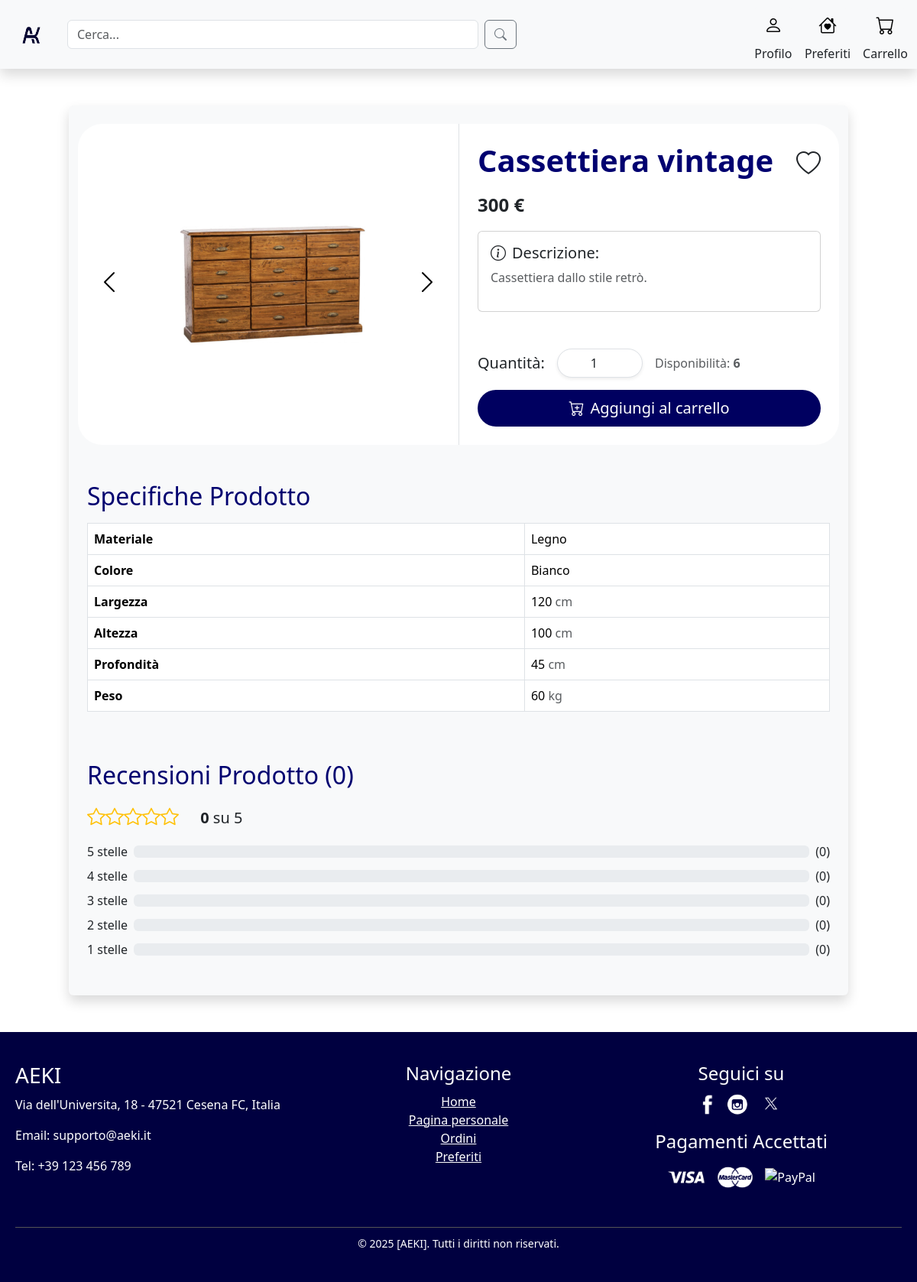
Page /singleProduct.php?id=24 on the earlier database version.
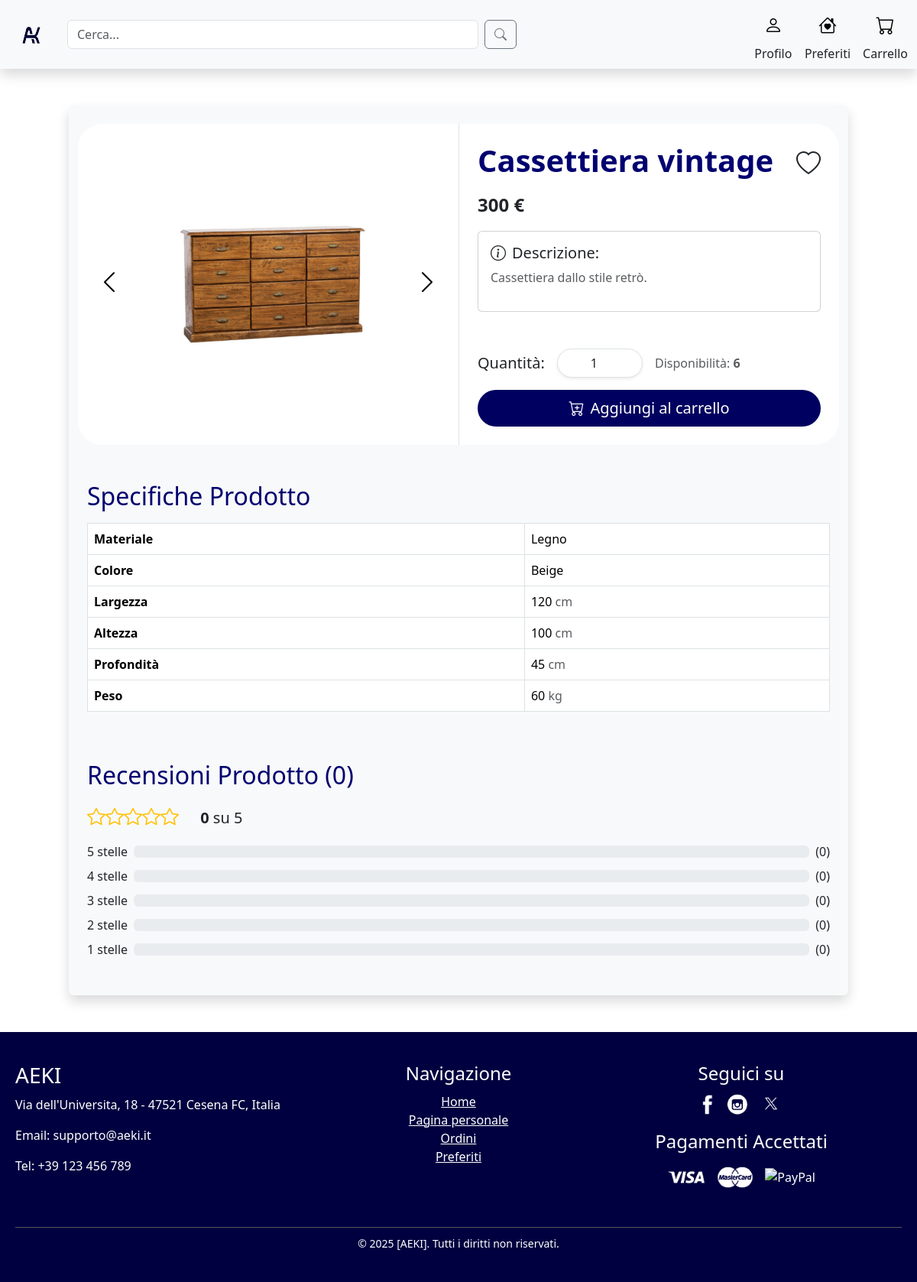
Same page on the later database version.
### tables this page shows
create table ImmagineProdotto (
     PercorsoImg VARCHAR(60) not null,
     Icona char not null,
     CodiceProdotto INT not null,
     constraint ID_ImmagineProdotto_ID primary key (PercorsoImg));

CREATE TABLE Prodotto (
    CodiceProdotto INT AUTO_INCREMENT,
    Nome VARCHAR(40) NOT NULL,
    Prezzo FLOAT NOT NULL,
    Descrizione VARCHAR(200) NOT NULL,
    NomeMateriale VARCHAR(40) not null,
    NomeColore VARCHAR(40) not null,
    Peso FLOAT NOT NULL,
    Disponibilita INT NOT NULL DEFAULT 6,
    Altezza FLOAT NOT NULL,
    Larghezza FLOAT NOT NULL,
    Profondita FLOAT NOT NULL,
    ValutazioneMedia FLOAT NOT NULL DEFAULT 0,  
    NumeroRecensioni INT NOT NULL DEFAULT 0,      
    NomeAmbiente VARCHAR(40) NOT NULL,
    NomeCategoria VARCHAR(40) NOT NULL,
    Username VARCHAR(20) NOT NULL,
    Rimosso char NOT NUlL,
    CONSTRAINT ID_Prodotto_ID PRIMARY KEY (CodiceProdotto)
);

### singleProduct.php (called while the page is built, shortened)
<?php
require_once 'bootstrap.php';
$templateParams["titolo"] = "Aeki - SingleProduct";
$templateParams["nome"] = "singleProduct_main.php";
$idprodotto = $_GET["id"];
$templateParams["prodotto"] = $dbh->getProdotto($idprodotto);
$templateParams["immagini"] = $dbh->getProdottoImages($idprodotto);
$templateParams["reviewsStats"] = $dbh->getStarNumber($idprodotto);
$templateParams["reviews"] = $dbh->getProductReviews($idprodotto);
$templateParams["prodotto"]["InWishlist"] = "false";
if (isset($_SESSION['user_id'])) {
    $userId = $_SESSION['user_id'];
    if ($dbh->inWishList($idprodotto, $userId)) {
        $templateParams["prodotto"]["InWishlist"] = "true";
    }
    $templateParams["userType"] = $dbh->userType($userId);
}else{
    $templateParams["userType"] = "Cliente";
}
$templateParams["js"] = array("js/addToCart.js","js/likeButton.js");
require 'template/base.php';
?>

### db/database.php (called while the page is built, shortened)
<?php
class DatabaseHelper{
    private $db;
    public function __construct($servername, $username, $password, $dbname){
        $this->db = new mysqli($servername, $username, $password, $dbname);
    }
    public function getProdotto($idProdotto){
        $stmt = $this->db->prepare("SELECT * FROM Prodotto WHERE CodiceProdotto=?");
        $stmt->bind_param('s',$idProdotto);
        $stmt->execute();
        $result = $stmt->get_result();
        return $result->fetch_assoc();
    }
    public function getProdottoImages($idProdotto){
        $stmt = $this->db->prepare("SELECT PercorsoImg, Icona FROM ImmagineProdotto WHERE CodiceProdotto=?");
        $stmt->bind_param('s',$idProdotto);
        $stmt->execute();
        $result = $stmt->get_result();
        return $result->fetch_all(MYSQLI_ASSOC);
    }
    public function getStarNumber($idProdotto){
        $stmt = $this->db->prepare("SELECT r.stelle,COUNT(r.IDrecensione) AS numeroRecensioni
                                    FROM Recensione r
                                    WHERE r.CodiceProdotto = ?
                                    GROUP BY r.stelle
                                    ORDER BY r.stelle DESC");
        $stmt->bind_param('i', $idProdotto);
        $stmt->execute();
        $result = $stmt->get_result();
        return $result->fetch_all(MYSQLI_ASSOC);
    }
    public function getProductReviews($idProdotto){
        $stmt = $this->db->prepare("SELECT IDrecensione,Testo,stelle,r.Username AS Cliente
                                    FROM Recensione AS r
                                    JOIN Prodotto AS p ON p.CodiceProdotto = r.CodiceProdotto
                                    WHERE p.CodiceProdotto = ?");
        $stmt->bind_param('i', $idProdotto);
        $stmt->execute();
        $result = $stmt->get_result();
        return $result->fetch_all(MYSQLI_ASSOC);
    }
}
?>

### bootstrap.php (called while the page is built, shortened)
<?php
require_once("utils/functions.php");
require_once("db/database.php");
$dbh = new DatabaseHelper("localhost", "root", "", "aekiDb");
?>

### template/singleProduct_main.php (the view, shortened to what the rows shown need)
<?php $prodotto = $templateParams["prodotto"];?>
<div class="row d-flex justify-content-center my-5">
    <div class = "col-md-10 col-12 rounded shadow bg-light p-4">
        <div class="row d-flex align-items-stretch bg-white rounded-5 ">
            <div class="col-md-6 d-flex justify-content-center align-items-center">
                <button class="btn me-3" type="button" data-bs-target="#productCarousel" data-bs-slide="prev">
                    <span class="carousel-control-prev-icon" aria-hidden="true"></span>
                </button>
                <div id="productCarousel" class="carousel slide p-2" data-bs-ride="carousel">
                    <div class="carousel-inner">
                        <?php foreach ($templateParams["immagini"] as $img): ?>
                            <?php if ($img["Icona"] == 'Y'): ?>
                                <div class="carousel-item active">
                                    <img src="<?php echo $img["PercorsoImg"]; ?>" class="d-block img-fluid rounded" alt="<?php echo $img["PercorsoImg"]; ?>">
                                </div>
                            <?php else : ?>
                                <div class="carousel-item">
                                    <img src="<?php echo $img["PercorsoImg"]; ?>" class="d-block img-fluid rounded" alt="<?php echo $img["PercorsoImg"]; ?>">
                                </div>
                            <?php endif; ?>
                        <?php endforeach; ?>
                    </div>
                </div>
                <button class="btn ms-3" type="button" data-bs-target="#productCarousel" data-bs-slide="next">
                    <span class="carousel-control-next-icon" aria-hidden="true"></span>
                </button>
            </div>
            <div class="col-md-6 p-4 d-flex border-start flex-column">
                <div class="d-flex align-items-center mb-2">
                    <h1 class="fw-bold flex-grow-1 display-6 "style = "color:#000070"><?php echo $prodotto["Nome"]; ?></h1>
                    <div>
                        <?php if ($prodotto["InWishlist"] == "true"): ?>
                            <i class="bi bi-heart-fill fs-2" data-id="<?php echo htmlspecialchars($prodotto["CodiceProdotto"]); ?>" style="display:inline-block;color:#B00000"></i>
                            <i class="bi bi-heart fs-2" data-id="<?php echo htmlspecialchars($prodotto["CodiceProdotto"]); ?>" style="display:none;"></i>
                        <?php else: ?>
                            <i class="bi bi-heart fs-2" data-id="<?php echo htmlspecialchars($prodotto["CodiceProdotto"]); ?>" style="display:inline-block;"></i>
                        <?php endif; ?>
                    </div>
                </div>
                <div class="mb-3">
                    <span class="fs-4 fw-semibold"><?php echo $prodotto["Prezzo"]; ?> €</span>
                </div>
                <div class="card p-3 mb-5">
                    <h5 class="card-title fs-5"><i class="bi bi-info-circle me-2"></i>Descrizione:</h5>
                    <p class="fs-6 text-muted"><?php echo $prodotto["Descrizione"]; ?></p>
                </div>
                <div class="d-flex align-items-center mb-3">
                    <label for="quantity" class="me-3 fs-5">Quantità:</label>
                    <input type="number" id="quantity" class="form-control w-25 me-3 rounded-pill px-4 text-center shadow-sm" min="<?php echo $prodotto["Disponibilita"] > 0 ? 1 : 0; ?>" max="<?php echo $prodotto["Disponibilita"]; ?>" value="<?php echo $prodotto["Disponibilita"] > 0 ? 1 : 0; ?>">
                    <span class="text-muted fs-6">Disponibilità:
                        <span class="fw-semibold" style="<?php echo $prodotto["Disponibilita"] < 5 ? 'color:#B00000' : ''; ?>">
                            <?php echo $prodotto["Disponibilita"]; ?>
                        </span>
                    </span>
                </div>
                <button id="addToCartButton" class="btn rounded-pill w-100 py-2 fs-5 hover-shadow" style="background-color: #000060; color: #FFFFFF" data-id="<?php echo htmlspecialchars($prodotto["CodiceProdotto"]); ?> ">
                    <i class="bi bi-cart-plus me-2"></i>Aggiungi al carrello
                </button>
            </div>
        </div>
        <div class="row mt-5 ">
            <div class="col-12">
                <h2 class="mb-3" style = "color:#000070">Specifiche Prodotto</h2>
                <table class="table table-bordered table-rounded">
                    <tbody>
                        <tr>
                            <th>Materiale</th>
                            <td><?php echo $prodotto["NomeMateriale"]?></td>
                        </tr>
                        <tr>
                            <th>Colore</th>
                            <td><?php echo $prodotto["NomeColore"]?></td>
                        </tr>
                        <tr>
                            <th>Largezza</th>
                            <td><?php echo $prodotto["Larghezza"]?> <span class = "text-muted">cm</span></td>
                        </tr>
                        <tr>
                            <th>Altezza</th>
                            <td><?php echo $prodotto["Altezza"]?> <span class = "text-muted">cm</span></td>
                        </tr>
                        <tr>
                            <th>Profondità</th>
                            <td><?php echo $prodotto["Profondita"]?> <span class = "text-muted">cm</span></td>
                        </tr>
                        <tr>
                            <th>Peso</th>
                            <td><?php echo $prodotto["Peso"]?> <span class = "text-muted">kg</span></td>
                        </tr>
                    </tbody>
                </table>
            </div>
        </div>
        <?php $totalReviews = $prodotto["NumeroRecensioni"]?>
        <div class="row mt-5 ">
            <div class="col-12 ">
                <h2 class="mb-3" style = "color:#000070">Recensioni Prodotto<span class = "ms-2">(<?php echo $totalReviews?>)</span></h2>
                <div class=" mb-3">
                    <span class="fs-4 text-warning"><?php echo getStars((int)$prodotto["ValutazioneMedia"]) ?></span>
                    <span class = "ms-4 fs-5 fw-semibold"><?php echo $prodotto["ValutazioneMedia"] ?> <span class = "fs-5 fw-normal"> su 5</span></span>
                </div>
                <?php foreach (range(5, 1) as $stars): ?>
                    <?php
                    $reviewCount = 0;
                    ?>
                    <div class="d-flex align-items-center mb-2">
                        <span class="me-2"><?php echo $stars ?> stelle</span>
                        <div class="progress flex-grow-1">
                        </div>
                        <span class="ms-2">(<?php echo $reviewCount ?>)</span>
                    </div>
                <?php endforeach; ?>
            </div>
        </div>
    </div>
</div>

Differences in the rows shown:
changed prodotto "Cassettiera vintage": NomeColore "Bianco" → "Beige"
